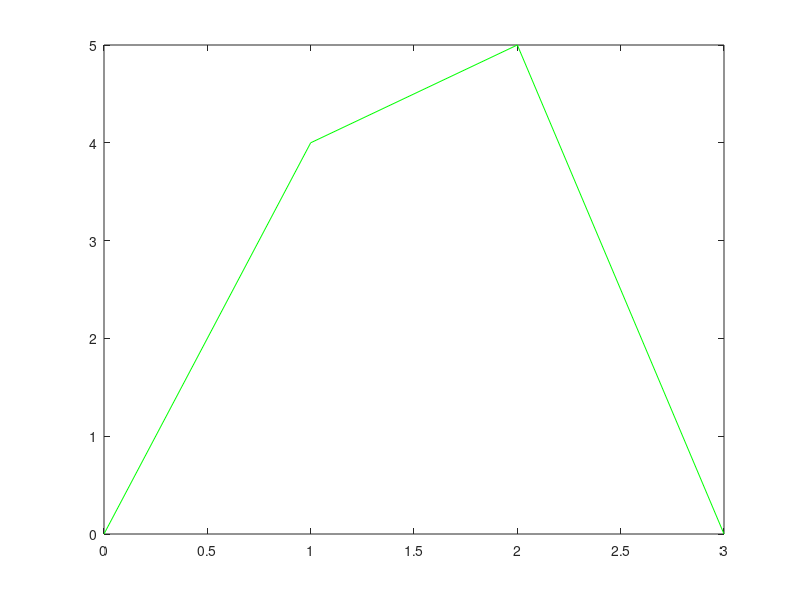

Reproduce this figure in MATLAB. (Note: this script raises an error after producing the figure.)
% Project 1A
if ~exist('output', 'dir')
    mkdir('output')
    mkdir('output/part1')
    mkdir('output/part2')
    mkdir('output/part3')
    mkdir('output/code')
end

cpoly = cell(2,5);
cpoly{1,1}= [0 1 2 3;
             0 4 5 0];
cpoly{1,2}= [ 0 1  3 4;
             -2 2 -2 0];
cpoly{1,3}= [3 0 4 1;
             0 3 3 0];
cpoly{1,4}= [4 0 4 0;
             0 1 1 0];
cpoly{1,5}= [4 0 6 2;
             0 6 6 0];
cpoly{2,1}= [1 2 3 4 5 6;
             0 4 3 6 4 0];
cpoly{2,2}= [2.9255 0.9333 2.6161 6.6779 9.0571 7.1809;
             1.7041 3.9307 7.2510 7.7979 4.4385 2.0361];
cpoly{2,3}= [1.3832 9.7044 4.9161 1.6460 7.2664 8.9307 7.2372 3.8650;
             0.9768 8.9458 9.8064 8.7565 0.6325 1.3554 5.4174 3.9716];
cpoly{2,4}= [7.6168 5.7044 1.6606 1.6168 4.2445 5.8212 8.7847 9.4124 8.0693;
             1.8029 1.3726 2.6807 6.0542 9.0835 6.4673 4.6773 7.2418 9.3417];
cpoly{2,5}= [7.1058 9.7190 7.3540 4.2591 8.6825 4.7263 0.8577 3.9964 2.9599 1.5438 5.2664;
             8.1196 5.4002 2.3881 5.1936 7.2590 0.4088 9.4621 9.7031 7.1386 3.7478 7.7926];
M = 6;
for p = 1:2
    for i = 1:length(cpoly)
        fig = figure("Visible", false);
        plot(cpoly{p,i}(1,:),cpoly{p,i}(2,:),'-g');
        hold on
        for m = 1:M
            [x, y] = decas_subdiv2(cpoly{p,i}(1,:)', cpoly{p,i}(2,:)', m);
            if m < M 
                %  plot intermediate polyline
                plot(x, y);
            else
                % final polyline is red
                plot(x, y,'r-');
            end
            T = table(x(:), y(:), 'VariableNames', {'x', 'y'} );
            % Write data to text file
            writetable(T, ['output' filesep 'part1' filesep sprintf('proj1a_%di_%d_%d.txt',p,i,m)])
        end
        hold off
        saveas(fig, ['output' filesep sprintf('proj1a_%di_%d.png',p,i)]);
        close all
    end
    % Part ii of the code
    run_decas_subdiv_g2(M, true)
    saveas(gcf, ['output' filesep sprintf('proj1a_%dii_%d.png',p,1)]);
    run_decas_subdiv_g2(M, true)
    saveas(gcf, ['output' filesep sprintf('proj1a_%dii_%d.png',p,2)]);
end


